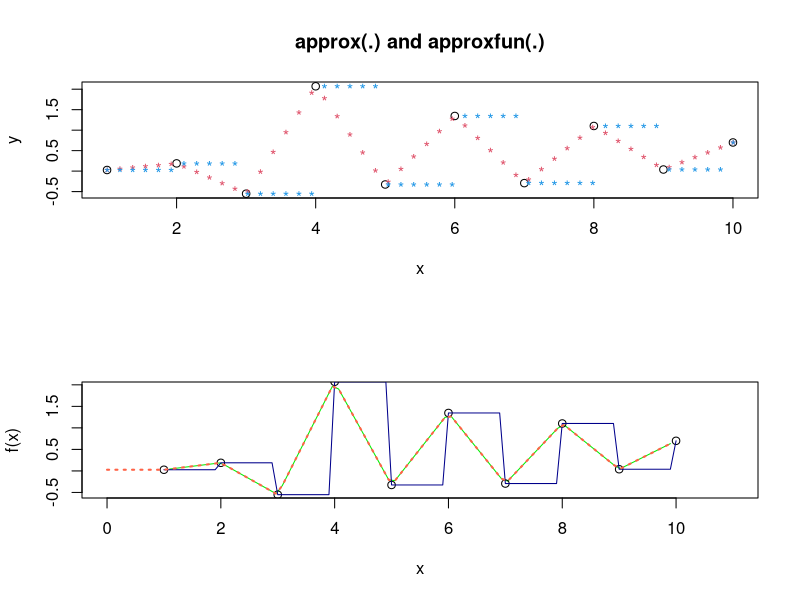
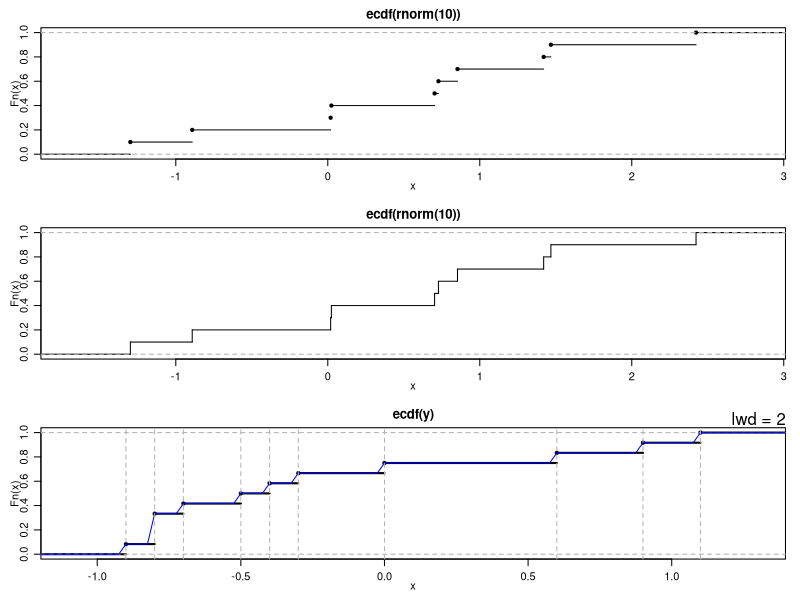
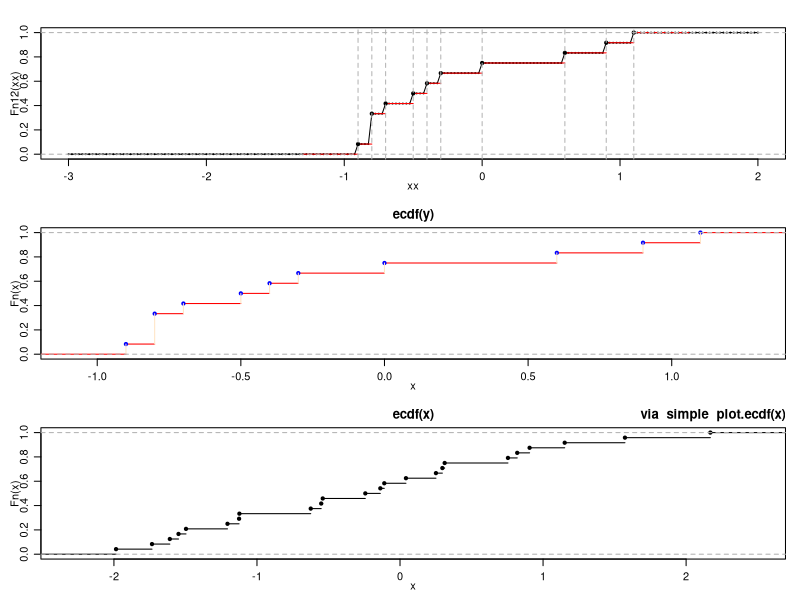

Recreate these plots in R, in order. (Note: this script raises an error after producing the figures.)
## ---- chunk 1
knitr::opts_chunk$set(warning = FALSE, message = FALSE, out.width = "100%", out.height = "110%")

library(tidyverse)
library(magrittr)
## ---- chunk 2
power1 <- function(exp) {
    function(x) {
        x ^ exp
    }
}

square <- power1(2)
cube <- power1(3)

square(4)
cube(5)

cube(5) %>% square()
## ---- chunk 3
library(rlang)
library(ggplot2)
library(scales)
## ---- chunk 4
square

env_print(square)

cube
env_print(cube)
## ---- chunk 5
fn_env(square)$exp

fn_env(cube)$exp
## ---- chunk 6
# introduce some indirection to see
x <- 2
square <- power1(x)
x <- 3
## ---- chunk 7
square(2)
## ---- chunk 8
power2 <- function(exp) {
    force(exp)
    function(x) {
        x ^ exp
    }
}

x <- 2
square <- power2(x)
x <- 3

square(2)
## ---- chunk 9
# create a function that records how many times its been called
new_counter <- function() {
    i <- 0

    function() {
        i <<- i + 1
        i
    }
}

counter_one <- new_counter()
counter_two <- new_counter()
## ---- chunk 10
counter_one()
counter_one()

counter_two()

counter_one()
counter_two()
## ---- chunk 11
# compare sizes
f1 <- function(n) {
    x <- runif(n)
    m <- mean(x)
    function () m
}

g1 <- f1(1e6)

lobstr::obj_size(g1)

f2 <- function(n) {
    x <- runif(n)
    m <- mean(x)
    rm(x)
    function() m
}

g2 <- f2(1e6)

lobstr::obj_size(g2)

## ---- chunk 12
require(graphics)

x <- 1:10
y <- rnorm(10)
par(mfrow = c(2,1))
plot(x, y, main = "approx(.) and approxfun(.)")
points(approx(x, y), col = 2, pch = "*")
points(approx(x, y, method = "constant"), col = 4, pch = "*")

f <- approxfun(x, y)
curve(f(x), 0, 11, col = "green2")
points(x, y)
is.function(fc <- approxfun(x, y, method = "const")) # TRUE
curve(fc(x), 0, 10, col = "darkblue", add = TRUE)
## different extrapolation on left and right side :
plot(approxfun(x, y, rule = 2:1), 0, 11, col = "tomato",
     add = TRUE, lty = 3, lwd = 2)

## Show treatment of 'ties' :
x <- c(2,2:4,4,4,5,5,7,7,7)
y <- c(1:6, 5:4, 3:1)

(amy <- approx(x, y, xout = x)$y) # warning, can be avoided by specifying 'ties=':
op <- options(warn=2) # warnings would be error
stopifnot(identical(amy, approx(x, y, xout = x, ties=mean)$y))
options(op) # revert
(ay  <- approx(x, y, xout = x, ties = "ordered")$y)
stopifnot(amy == c(1.5,1.5, 3, 5,5,5, 4.5,4.5, 2,2,2),
ay  == c(2, 2,    3, 6,6,6, 4, 4,    1,1,1))
approx(x, y, xout = x, ties = min)$y
approx(x, y, xout = x, ties = max)$y
## ---- chunk 13
##-- Simple didactical  ecdf  example :
x <- rnorm(12)
Fn <- ecdf(x)
Fn     # a *function*
Fn(x)  # returns the percentiles for x
tt <- seq(-2, 2, by = 0.1)
12 * Fn(tt) # Fn is a 'simple' function {with values k/12}
summary(Fn)
##--> see below for graphics
knots(Fn)  # the unique data values {12 of them if there were no ties}

y <- round(rnorm(12), 1); y[3] <- y[1]
Fn12 <- ecdf(y)
Fn12
knots(Fn12) # unique values (always less than 12!)
summary(Fn12)
summary.stepfun(Fn12)

## Advanced: What's inside the function closure?
ls(environment(Fn12))
##[1] "f"  "method"  "n"  "x"  "y"  "yleft"  "yright"
utils::ls.str(environment(Fn12))
stopifnot(all.equal(quantile(Fn12), quantile(y)))

###----------------- Plotting --------------------------
require(graphics)

op <- par(mfrow = c(3, 1), mgp = c(1.5, 0.8, 0), mar =  .1+c(3,3,2,1))
F10 <- ecdf(rnorm(10))
summary(F10)

plot(F10)
plot(F10, verticals = TRUE, do.points = FALSE)

plot(Fn12 , lwd = 2) ; mtext("lwd = 2", adj = 1)
xx <- unique(sort(c(seq(-3, 2, length = 201), knots(Fn12))))
lines(xx, Fn12(xx), col = "blue")
abline(v = knots(Fn12), lty = 2, col = "gray70")

plot(xx, Fn12(xx), type = "o", cex = .1)  #- plot.default {ugly}
plot(Fn12, col.hor = "red", add =  TRUE)  #- plot method
abline(v = knots(Fn12), lty = 2, col = "gray70")
## luxury plot
plot(Fn12, verticals = TRUE, col.points = "blue",
col.hor = "red", col.vert = "bisque")

##-- this works too (automatic call to  ecdf(.)):
plot.ecdf(rnorm(24))
title("via  simple  plot.ecdf(x)", adj = 1)
par(op)
## ---- chunk 14
pick <- function(num) {
    function(x) {x[[num]]}
}


x <- c(1, 2, 3, 4, 5)
y <- runif(min = 0, max = 1, n = 10)

x %>% pick_first()

pick_first <- pick(1)
pick_second <- pick(2)
pick_fifth <- pick(5)

pick_first(x)
pick_second(x)
pick_fifth(x)

pick(1)(y)
pick(8)(y)

lapply(mtcars, pick(5))
lapply(mtcars, function(x) x[[5]])
## ---- chunk 15
m1 <- moment(1)
m2 <- moment(2)

x <- runif(100)
stopifnot(all.equal(m1(x), 0))
stopifnot(all.equal(m2(x), var(x) * 99 / 100))
## ---- chunk 16
moment <- function(m) {
    function(x) {
        norm <- (1 / length(x))
        x_m <- mean(x)
        x %>% map_dbl(., ~ (.x - x_m)^m) %>% sum() * norm 
    }
}

x <- rnorm(n = 10000, mean = 0, sd = 1)

x %>% m1()
x %>% m2()
## ---- chunk 17
i <- 0
new_counter2 <- function() {
    i <<- i + 1
    i
}

output <- new_counter2()

output
## ---- chunk 18
new_counter <- function() {
    i <- 0

    function() {
        i <<- i + 1
        i
    }
}
## ---- chunk 19
library(scales)
y <- c(12345, 123456, 1234567)

comma_format()(y)

number_format(scale = 1e-3, suffix = " K")(y)
## ---- chunk 20
df <- data.frame(x = 1, y = y)

ggplot(df, aes(x, y)) +
    geom_point() +
    scale_x_continuous(breaks = 1, labels = NULL) +
    labs(x = NULL, y = NULL) -> core


core

core + scale_y_continuous(labels = comma_format()) -> c1

core + scale_y_continuous(labels = number_format(scale = 1e-3, suffix = " K")) -> c2

core + scale_y_continuous(labels = scientific_format()) -> c3

cowplot::plot_grid(core, c1, c2, c3, ncol = 4)
## ---- chunk 21
# example where fixed binwidth isn't good
sd <- c(1, 5, 15)
n <- 100

df <- data.frame(x = rnorm(3 * n, sd = sd),
                 sd = rep(sd, n))

df %>% ggplot(aes(x)) +
    geom_histogram(binwidth = 2) +
    facet_wrap(~ sd, scales = "free_x") +
    labs(x = NULL)
## ---- chunk 22
binwidth_bins <- function(n) {
    force(n)

    function(x) {
        (max(x) - min(x)) / n
    }
}

df %>% ggplot(aes(x)) +
    geom_histogram(binwidth = binwidth_bins(20)) +
    facet_wrap(~ sd, scales = "free_x") +
    labs(x = NULL)
## ---- chunk 23
base_bins <- function(type) {
    fun <- switch(type,
                  Sturges = nclass.Sturges,
                  scott = nclass.scott,
                  FD = nclass.FD,
                  stop("unknown type", call. = FALSE))

    function(x) {
        (max(x) - min(x)) / fun(x)
    }
}

df %>% ggplot(aes(x)) +
    geom_histogram(binwidth = base_bins("FD")) +
    facet_wrap(~ sd, scales = "free_x") +
    labs(x = NULL)

c("Sturges", "scott", "FD") %>% map(.,
                                    ~ df %>% ggplot(aes(x)) +
                                        geom_histogram(binwidth = base_bins(.x)) +
                                        facet_wrap(~ sd, scales = "free_x") +
                                        labs(x = NULL)) %>%
    cowplot::plot_grid(., ncol = 1)
## ---- chunk 24
# express the transformation as a two argument function
boxcox1 <- function(x, lambda) {
    stopifnot(length(lambda) == 1)

    if (lambda == 0) {
        log(x)
    } else {
        (x ^ lambda - 1) / lambda
    }
}
## ---- chunk 25
boxcox2 <- function(lambda) {
    if (lambda == 0) {
        function(x) log(x)
    } else {
        function(x) (x ^ lambda - 1) / lambda
    }
}

stat_boxcox <- function(lambda) {
    stat_function(aes(color = lambda), fun = boxcox2(lambda), size = 1)
}

ggplot(data.frame(x = c(0, 5)), aes(x)) +
    map(c(0.5, 1, 1.5), ~ stat_boxcox(.x)) +
    scale_colour_viridis_c(limits = c(0, 1.5)) -> c1
## ---- chunk 26
ggplot(data.frame(x = c(0.01, 1)), aes(x)) +
    map(c(0.5, 0.25, 0.1, 0), ~ stat_boxcox(.x)) +
    scale_color_viridis_c(limits = c(0, 1.5)) -> c2
## ---- chunk 27
cowplot::plot_grid(c1, c2, ncol = 1)
## ---- chunk 28
# basic example 
set.seed(8888)

df <- data.frame(
    x = rnorm(100)
)

base <- ggplot(df, aes(x)) + geom_density()

base + stat_function(fun = dnorm, color = "red")

base + stat_function(fun = dnorm, color = "red", args = list(mean = 3))

# plot functions without data
data.frame(x = c(0, 2)) %>% ggplot(aes(x)) +
    stat_function(fun = exp, geom = "line")

# plot a normal curve
data.frame(x = c(-5, 5)) %>% ggplot(aes(x)) +
    stat_function(fun = dnorm)

# to specify a different mean or sd, use the args parameter to supply new values
data.frame(x = c(-5, 5)) %>% ggplot(aes(x)) +
    stat_function(fun = dnorm, args = list(mean = 2, sd = 0.5))

# two functions on the same plot
f <- data.frame(x = c(0, 10)) %>% ggplot(aes(x))
f + stat_function(fun = sin, color = "red") +
    stat_function(fun = cos, color = "blue")

# using a custom function
test <- function(x) {
    x^2 + x + 20
}

f + stat_function(fun = test)
## ---- chunk 29
boot_permute <- function(df, var) {
    n <- nrow(df)
    force(var)

    function() {
        col <- df[[var]]
        col[sample(n, replace = TRUE)]
    }
}

boot_mtcars1 <- boot_permute(mtcars, "mpg")

boot_mtcars1()
## ---- chunk 30
boot_model <- function(df, formula) {
    mod <- lm(formula, data = df)
    fitted <- unname(fitted(mod))
    resid <- unname(resid(mod))
    rm(mod)

    function() {
        fitted + sample(resid)
    }
}

boot_mtcars2 <- boot_model(mtcars, mpg ~ wt)

boot_mtcars2()
## ---- chunk 31
lprob_poisson <- function(lambda, x) {
    n <- length(x)
    (log(lambda) * sum(x)) - (n * lambda) - sum(lfactorial(x))
}

x1 <- c(41, 30, 31, 38, 29, 24, 30, 29, 31, 38)

# compute the logged probability of x1 for different values of lambda
lprob_poisson(10, x1)
lprob_poisson(20, x1)
lprob_poisson(30, x1)
## ---- chunk 32
ll_poisson1 <- function(x) {
    n <- length(x)

    function(lambda) {
        log(lambda) * sum(x) - n * lambda - sum(lfactorial(x))
    }
}
## ---- chunk 33
ll_poisson2 <- function(x) {
    n <- length(x)
    sum_x <- sum(x)
    c <- sum(lfactorial(x))

    function(lambda) {
        log(lambda) * sum_x - n * lambda - c
    }
}

# use this to find the value of lambda which maximizes the log likelihood
ll1 <- ll_poisson2(x1)

ll1(30)
## ---- chunk 34
optimize(ll1, c(0, 100), maximum = TRUE)
## ---- chunk 35
optimize(lprob_poisson, c(0, 100), x = x1, maximum = TRUE)
## ---- chunk 36
# create many specially named power functions
names <- list(
    square = 2,
    cube = 3,
    root = 1/2,
    cuberoot = 1/3,
    reciprocal = -1
)

funs <- map(names, power1)

funs$cuberoot(64)
funs$reciprocal(64)
## ---- chunk 37
with(funs, root(100))
## ---- chunk 38
attach(funs)

root(100)
reciprocal(100)
root(100)

detach(funs)

## root(100)
## reciprocal(100)
## root(100)
## ---- chunk 39
rlang::env_bind(globalenv(), !!!funs)

root(100)
reciprocal(100)
root(100)
## ---- chunk 40
rlang::env_unbind(globalenv(), names(funs))

## root(100)
## reciprocal(100)
## root(100)
